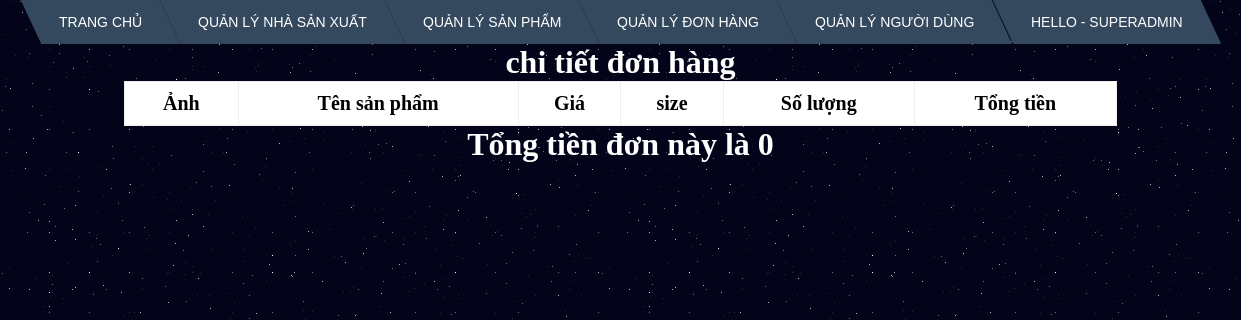
/admin/orders/detail.php?id=17 (signed in), run on an earlier commit of the app's database.
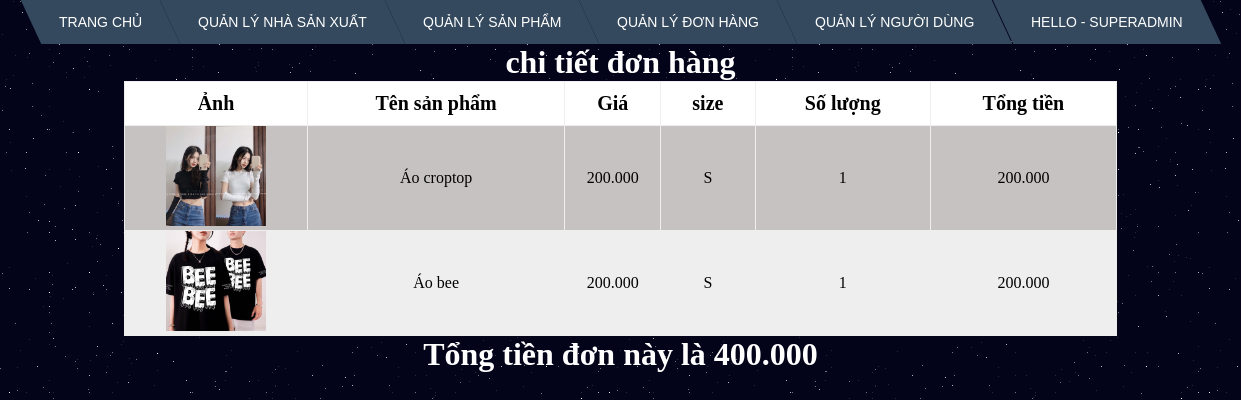
And on a later commit of the database.
### tables this page shows
CREATE TABLE `order_product` (
  `order_id` int(11) NOT NULL,
  `product_id` int(11) NOT NULL,
  `quantity` int(11) NOT NULL,
  `size_product_id` int(11) NOT NULL
);

CREATE TABLE `products` (
  `id` int(11) NOT NULL,
  `name` varchar(50) NOT NULL,
  `image` varchar(200) NOT NULL,
  `price` float NOT NULL,
  `description` text NOT NULL,
  `manufacturer_id` int(11) NOT NULL
);

CREATE TABLE `product_size` (
  `size_id` int(11) NOT NULL,
  `size_name` varchar(2) NOT NULL
);

### admin/orders/detail.php (the view, shortened to what this page needs)
<!DOCTYPE html>
<html>
<head>
	<link rel="stylesheet" href="../css/menu.css">
	<link rel="stylesheet" href="../css/table.css">
	<link rel="stylesheet" href="../css/bg-galaxy.css">
</head>
<body>
	<?php
	include'../menu.php';
	$order_id = $_GET['id'];
	require '../connect.php';
	$sql = "select
*
from order_product
join products on products.id = order_product.product_id
where order_id = '$order_id'";
	$result = mysqli_query($connect, $sql);
	$sum = 0;
	?>
	<h1>chi tiết đơn hàng</h1>
	<table border="1" width="100%">
		<tr>
			<th>Ảnh</th>
			<th>Tên sản phẩm</th>
			<th>Giá</th>
			<th>size</th>
			<th>Số lượng</th>
			<th>Tổng tiền</th>
		</tr>
		<?php foreach ($result as $each) : ?>
			<tr>
				<td><img height='100' src="../products/photos/<?php echo $each['image'] ?>"></td>
				<td><?php echo $each['name'] ?></td>
				<td><?php echo number_format($each['price'], 0, ',', '.') ?></td>
				<td>
					<?php
					$sisi = $each['size_product_id'];
					$sql1 = "select * from product_size where size_id=$sisi";
					$result1 = mysqli_query($connect, $sql1);
					$each1 = mysqli_fetch_array($result1)
					?>
					<?php echo $each1['size_name'] ?>
				</td>
				<td>
					<?php echo $each['quantity'] ?>
				</td>
				<td>
					<?php
					$result = $each['price'] * $each['quantity'];
					echo number_format($result, 0, ',', '.');
					$sum += $result;
					?>
				</td>
			</tr>
		<?php endforeach ?>
	</table>
	<h1>
		Tổng tiền đơn này là <?php echo  number_format($sum, 0, ',', '.') ?>
	</h1>
</body>
</html>

### admin/menu.php (shortened to what this page needs)
<ul class="menu cf">
    <li><a href="../root">Trang chủ</a></li>
    <li><a href="../manufacture">Quản lý nhà sản xuất</a></li>
    <li><a href="../products">Quản lý sản phẩm </a></li>
    <li><a href="../orders">Quản lý đơn hàng </a></li>
    <li><a href="../customers">Quản lý người dùng </a></li>
    <li><a>Hello - <?php echo $_SESSION['name'] ?></a>
    </li>
</ul>

### admin/css/menu.css (style rules this page uses)
.cf:before, .cf:after { content: " "; display: table; }
.cf:after { clear: both; }
.cf { *zoom: 1; }
.menu, .submenu { margin: 0; padding: 0; list-style: none; }
.menu { margin:auto; width: 800px; width: -moz-fit-content; width: -webkit-fit-content; width: fit-content; }
.menu > li { background: #34495e; float: left; position: relative; transform: skewX(25deg); }
.menu a { display: block; color: #fff; text-transform: uppercase; text-decoration: none; font-family: Arial, Helvetica; font-size: 14px; }
.menu > li > a { transform: skewX(-25deg); padding: 1em 2em; }
h1 { color: #fff; }

### admin/css/table.css (style rules this page uses)
* { margin: 0; padding: 0; box-sizing: border-box; }
table { margin: auto; width: 80%; border:none; border-collapse: collapse; }
h1 { text-align: center; }
tr { text-align: center; }
tr:nth-child(odd) { background-color: #EEEEEE; }
tr:nth-child(even) { background-color: #c7c2c2; }
tr:first-child { background-color: #ffffff; }
tr:first-child th { padding: 10px; font-size: 20px; }
a { text-decoration: none; }

### admin/css/bg-galaxy.css (style rules this page uses)
body { background-color: #03031A; }

What changed in the data, as far as the page shows it:
added order_product: product.image (picture), product.name "Áo croptop", product.price "200.000", product_size.size_name "S", quantity "1", result "200.000"
added order_product: product.image (picture), product.name "Áo bee", product.price "200.000", product_size.size_name "S", quantity "1", result "200.000"
Also different on the page:
$sum: "0" → "400.000"
